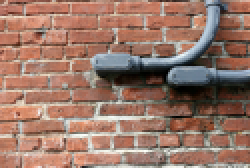
%> input picture Doctoral mission/1.bmp, 125 x 84 px (shown 2 times larger)
$ octave --eval "result = Buchsbaum_implementation(imread('1.bmp'));"   (GNU Octave 9; MATLAB toolbox functions it lacks are replaced by stand-ins)
%> lines starting %> are read from the running program, lines starting %| are printed output that depends on the picture; in (x1, y1, x2, y2) boxes, pixels count from 0 and x2, y2 are one past the last pixel; in counts of white or black regions, pixels touching at a corner belong together; the program's own positions count from 1
### Doctoral mission/Gradient_calculation.m
function [out_row,out_colum,out_final]=Gradient_calculation(input)
[w,h]=size(input);
gradient_row=zeros(w,h);
gradient_column=zeros(w,h);
gradient_final=zeros(w,h);
for i=1:w-1
    for j=1:h-1
        gradient_row(i,j)=input(i,j+1)-input(i,j);
        gradient_column(i,j)=input(i+1,j)-input(i,j);
        if(abs(gradient_row(i,j))>= abs(gradient_column(i,j)))
            gradient_final(i,j)=abs(gradient_row(i,j));
        else
            gradient_final(i,j)=abs(gradient_column(i,j));
        end
    end
end
out_row=gradient_row;
out_colum=gradient_column;
out_final=gradient_final;

### Doctoral mission/shadow.m
function out=shadow(input,value)
% [4 lines of commented-out code are left out]
hold on;
%%
a=input<value;% nature image
% a=input>value;% structure image
%%
[m n]=find(a);
for ii=1:length(m)
%     x=n(ii)+[-1 0 0 -1];
%     y=m(ii)+[-1 -1 0 0];
x=n(ii)+[0 0 1 1];
y=m(ii)+[0 1 1 0];
    patch(x,y,'b','edgecolor','none','facealpha',0.4);
end
hold off;
% axis equal;     %axis square/将当前坐标系图形设置为方形。横轴及纵轴比例是1：1
                  %axis equal/将横轴纵轴的定标系数设成相同值
out=1;

### Doctoral mission/Buchsbaum_implementation.m
function [out1,out2,out3,out4,out5,out6]=Buchsbaum_implementation(input)

% [5 lines of commented-out code are left out]
img_rgb=input;
%> img_rgb is the input picture: size 84x125x3 uint8; mean R, G, B 152.6, 117.9, 103.7
%%
[m n z]=size(img_rgb);
%> m = 84; n = 125; z = 3
if(z>1)
    img_gray=rgb2gray(img_rgb);
else
    img_gray=img_rgb;
end
%% Background brightness
[W,H]=size(img_gray);
%> W = 84; H = 125
X_img=zeros(W+2,H+2);
X_img(2:W+1,2:H+1)=img_gray;
for i=2:W+1
    for j=2:H+1
    B_right_direction=1/4*(X_img(i-1,j)+X_img(i+1,j)+X_img(i,j-1)+X_img(i,j+1));%directly left, right, up and down of the pixel
    B_diagonal_line=1/(4*sqrt(2))*(X_img(i-1,j-1)+X_img(i+1,j-1)+X_img(i-1,j+1)+X_img(i+1,j+1));%the pixels diagonally one pixel away
    B(i,j)=1/2*(1/2*(B_right_direction+B_diagonal_line)+X_img(i,j)); % B is the value of brightness
    end
end
B_brightness= B(2:W+1,2:H+1);
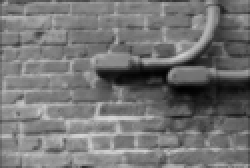
%> B_brightness: size 84x125 double (shown 2 times larger); min 0.622, max 212.9, mean 116.6
figure
imshow(uint8(B_brightness));
title('背景亮度图');
%% calculate the max pixel value and the min pixel value in a image
min_value=min(min(img_gray));
%> min_value = 0
max_value=max(max(img_gray));
%> max_value = 253
B_t=max_value-min_value;
%> B_t = 253
%% canny edge detect
BW1 = edge(X_img,'canny');  % 调用canny函数
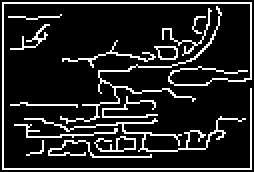
%> BW1: size 86x127 logical (shown 2 times larger); 14% white in thin lines or dots
[out_row_gray,out_colum_gray,out_final_gray_1]=Gradient_calculation(img_gray);
%> after the loop in Gradient_calculation, `for i=1:w-1`:
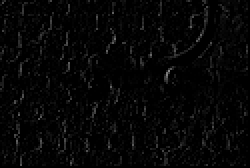
%> gradient_row: size 84x125 double (shown 2 times larger); min 0, max 134, mean 6
Gradient_value=out_final_gray_1;
figure
imshow(uint8(Gradient_value));
title('梯度图');
%% set parameters
a1=0;
a2=0.3;
a3=0.7;
beta=0.02;
B_x1=a1*B_t;
%> B_x1 = 0
B_x2=a2*B_t;
%> B_x2 = 76
B_x3=a3*B_t;
%> B_x3 = 177
%%
K1=beta/100*max(max(Gradient_value./B_brightness));
%> K1 = 0.00128
K2=K1*sqrt(double(B_x2));
%> K2 = 0.0111
K3=K1/B_x3;
%> K3 = 0
%%
% [7 lines of commented-out code are left out]
%%
temp_brightness2=B_brightness;
temp_brightness2(find(temp_brightness2>=B_x1&temp_brightness2<=B_x2))=0;
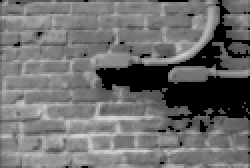
%> temp_brightness2: size 84x125 double (shown 2 times larger); 14.16% of pixels changed, all inside (x1, y1, x2, y2) = (0, 0, 125, 84)
temp_brightness_2=temp_brightness2;
temp_brightness_2(find(temp_brightness_2>0))=1;
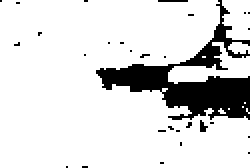
%> temp_brightness_2: size 84x125 double (shown 2 times larger); values 0 (black) and 1 (white), 85.8% white; 29 black regions (28 under 20 px), largest, box (x1, y1, x2, y2) and area: (48, 0, 125, 60) 1399
figure
imshow(img_rgb);
hold on;
out=shadow(temp_brightness2,1);
%> in shadow, `[m n]=find(a);`: m = 1487 values from 1 to 84; n = 1487 values from 1 to 125
%> the loop in shadow, `for ii=1:length(m)` made 1487 passes
%> (x, y) on passes 1 to 3: ([1 1 2 2], [1 2 2 1]), ([8 8 9 9], [23 24 24 23]), ([9 9 10 10], [2 3 3 2])
%> out = 1
title('德弗里斯区');
set(gcf,'color','w');
%%
temp_brightness3=B_brightness;
temp_brightness3(find(temp_brightness3>=B_x3))=0;
%> temp_brightness3: size 84x125 double; 3.21% of pixels changed, all inside (x1, y1, x2, y2) = (1, 8, 108, 78)
temp_brightness_3=temp_brightness3;
figure
imshow(img_rgb);
hold on;
out=shadow(temp_brightness3,1);
%> call 2 of shadow, with value = 1
%> in shadow (call 2), `a=input<value;`:
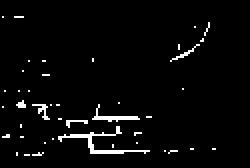
%> a: size 84x125 logical (shown 2 times larger); 3.2% white in thin lines or dots, all inside (x1, y1, x2, y2) = (1, 8, 108, 78)
%> in shadow (call 2), `[m n]=find(a);`: m = 338 values from 9 to 78; n = 338 values from 2 to 108
%> the loop in shadow (call 2), `for ii=1:length(m)` made 338 passes
%> (x, y) on passes 1 to 3: ([2 2 3 3], [9 10 10 9]), ([2 2 3 3], [54 55 55 54]), ([2 2 3 3], [69 70 70 69])
title('饱和区');
set(gcf,'color','w');
%%
temp_brightness4=B_brightness;
temp_brightness4(find(temp_brightness4>=B_x2&temp_brightness4<=B_x3))=0;
temp_brightness_4=temp_brightness4;
temp_brightness_4(find(temp_brightness_4>0))=1;
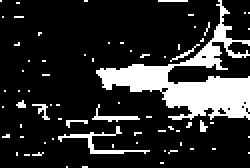
%> temp_brightness_4: size 84x125 double (shown 2 times larger); values 0 (black) and 1 (white), 17.4% white; 70 white regions (65 under 20 px), largest, box (x1, y1, x2, y2) and area: (48, 0, 125, 60) 1399, (29, 63, 75, 77) 118, (46, 52, 70, 61) 55, (16, 52, 25, 60) 26, (85, 22, 100, 31) 22
figure
imshow(img_rgb);
hold on;
out=shadow(temp_brightness4,1);
title('韦伯区');
set(gcf,'color','w');
%%
temp_brightness5=B_brightness;
temp_brightness5(find(temp_brightness5>=B_x1&temp_brightness5<=B_x3))=0;
temp_brightness_5=temp_brightness5;
temp_brightness_5(find(temp_brightness_5>0))=1;
figure
imshow(img_rgb);
hold on;
out=shadow(temp_brightness5,1);
title('德弗里斯区+韦伯区');
set(gcf,'color','w');
%%
temp_brightness6=B_brightness;
temp_brightness6(find(temp_brightness6>=B_x1))=0;
temp_brightness_6=temp_brightness6;
temp_brightness_6(find(temp_brightness_6>0))=1;
figure
imshow(img_rgb);
hold on;
out=shadow(temp_brightness6,1);
title('德弗里斯区+韦伯区+饱和区');
set(gcf,'color','w');
%%
temp_brightness7=B_brightness;
temp_brightness7(find(temp_brightness7>=B_x2))=0;
temp_brightness_7=temp_brightness7;
temp_brightness_7(find(temp_brightness_7>0))=1;
figure
imshow(img_rgb);
hold on;
out=shadow(temp_brightness7,1);
title('韦伯区+饱和区');
set(gcf,'color','w');
%%  threshold processing
Gradient_value(find(Gradient_value<40))=0;%Modify the threshold to get a different gradient map
figure
imshow(uint8(Gradient_value));
title('阈值=40图');
%%
out1=temp_brightness_2;% 德弗里斯区
out2=temp_brightness_4;% 韦伯区
out3=temp_brightness_3;% 饱和区
out4=temp_brightness_5;% 德弗里斯区+韦伯区
out5=temp_brightness_6;% 德弗里斯区+韦伯区+饱和区
out6=temp_brightness_7;% 韦伯区+饱和区
%> (the run ends here)
